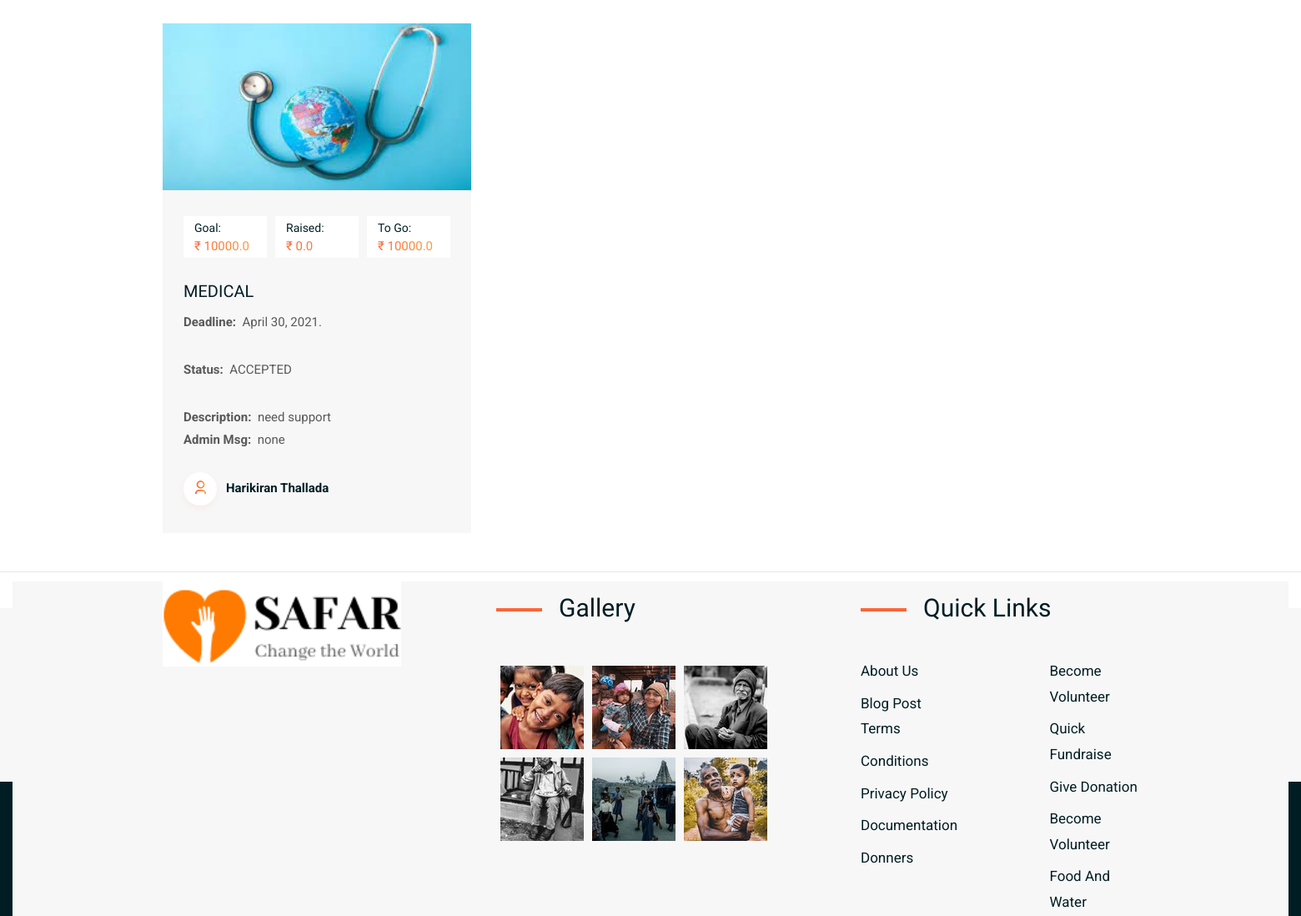
The page /profile (signed in, middle part) on the database as committed earlier.
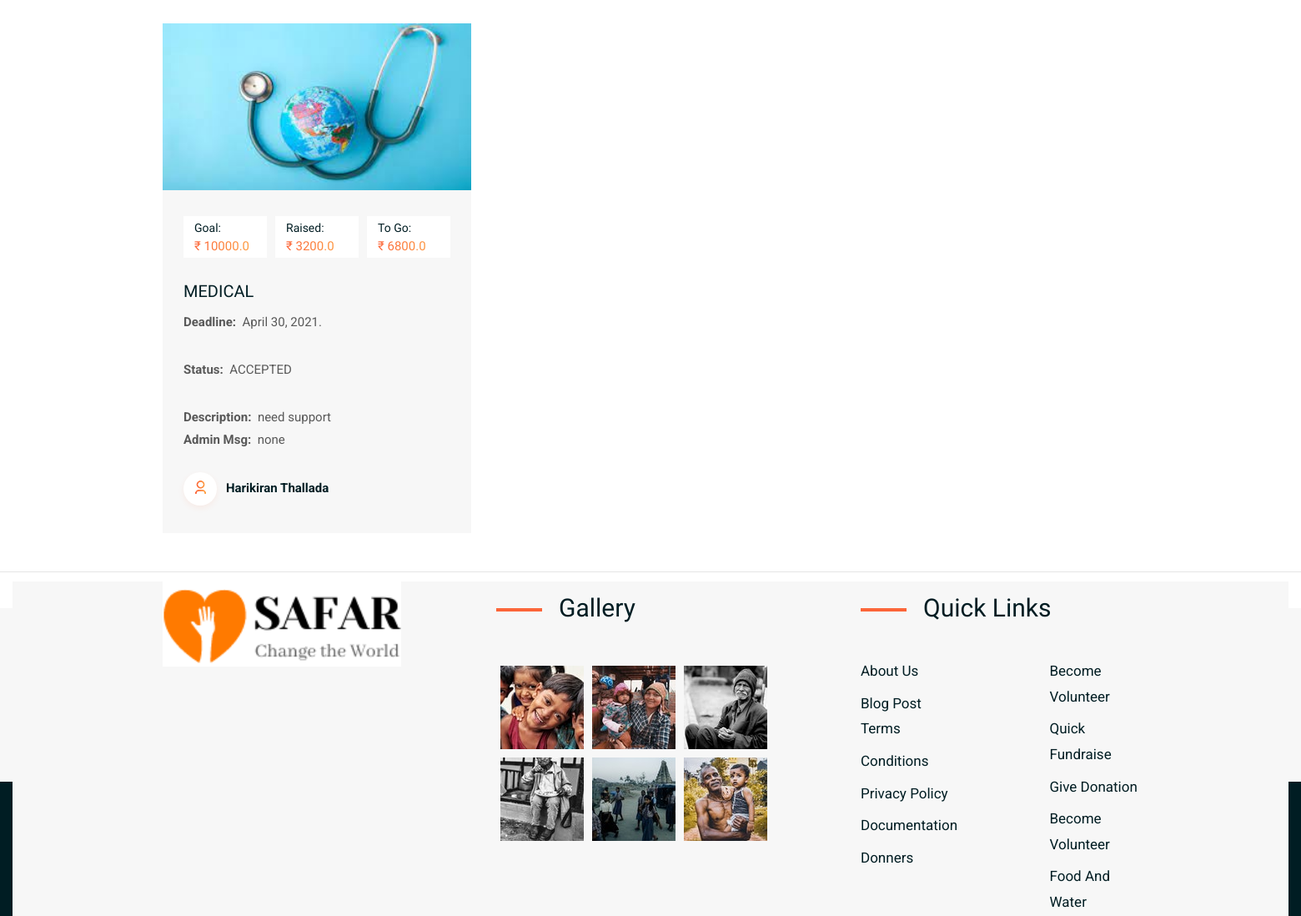
The same page on the database as committed later.
### fund/models.py (models this page shows, shortened)
class Request(models.Model):
    CATEGORY = (
        ('MEDICAL', 'MEDICAL'),
        ('LITERACY AND EDUCATION', 'LITERACY AND EDUCATION'),
        ('HUMAN RIGHTS', 'HUMAN RIGHTS'),
        ('PHYSICAL HELP', 'PHYSICAL HELP'),
        ('POVERTY', 'POVERTY'),
        ('OTHER', 'OTHER')
    )
    STATUS = (
        ('PENDING', 'PENDING'),
        ('ACCEPTED', 'ACCEPTED'),
        ('CANCELLED', 'CANCELLED'),
        ('COMPLETED', 'COMPLETED')
    )
    id = models.AutoField(primary_key=True)
    uuid = models.UUIDField(default=uuid.uuid4, editable=False)
    account_id = models.ForeignKey(Account, on_delete=models.CASCADE, null=True)
    request_category = models.CharField(max_length=50, default="OTHER", choices=CATEGORY)
    amount = models.FloatField(default=0)
    collected = models.FloatField(default=0)
    desc = models.CharField(max_length=200, default='No Description')
    identity_image = models.ImageField(upload_to=get_file_address, null=True, blank=True)
    image1 = models.ImageField(upload_to=get_file_address, null=True, blank=True)
    image2 = models.ImageField(upload_to=get_file_address, null=True, blank=True)
    deadline = models.DateField()
    status = models.CharField(max_length=50, default="PENDING", blank=True, choices=STATUS)
    pub_date = models.DateTimeField(default=now)
    admin_msg = models.CharField(max_length=200, default='none', null=True, blank=True)
    @property
    def remaining(self):
        rem = self.amount-self.collected
        return rem
    @property
    def dpimage(self):
        cat = self.request_category
        if cat == 'MEDICAL':
            img = '011'
        elif cat == 'LITERACY AND EDUCATION':
            img = '022'
        elif cat == 'HUMAN RIGHTS':
            img = '033'
        elif cat == 'PHYSICAL HELP':
            img = '044'
        elif cat == 'POVERTY':
            img = '055'
        elif cat == 'OTHER':
            img = '066'
        else:
            img = '077'
        return img

class Account(models.Model):
    username = models.OneToOneField(User, on_delete=models.CASCADE, null=True, blank=False)
    fullname = models.CharField(max_length=200)
    phone = models.CharField(max_length=12)
    email = models.CharField(max_length=200)
    def __str__(self):
        return str(self.fullname)

### fund/decoraters.py (the view)
        def wrapper_func(request, *args, **kwargs):
            group = None
            if request.user.groups.exists():
                group = request.user.groups.all()[0].name
                if group in allowed_roles:
                    return view_func(request, *args, **kwargs)
                elif group == 'Account':
                    params = {
                        'msg': group,
                        'way': 'causes'
                    }
                    return render(request, 'fund/access-deny.html', params)
                elif group == 'Admin':
                    params = {
                        'msg': group,
                        'way': 'Admin'
                    }
                    return render(request, 'fund/access-deny.html', params)

### fund/decoraters.py (called while the page is built)
def allowed_users(allowed_roles=[]):
    def decorator(view_func):
        def wrapper_func(request, *args, **kwargs):
            group = None
            if request.user.groups.exists():
                group = request.user.groups.all()[0].name
                if group in allowed_roles:
                    return view_func(request, *args, **kwargs)
                elif group == 'Account':
                    params = {
                        'msg': group,
                        'way': 'causes'
                    }
                    return render(request, 'fund/access-deny.html', params)
                elif group == 'Admin':
                    params = {
                        'msg': group,
                        'way': 'Admin'
                    }
                    return render(request, 'fund/access-deny.html', params)
        return wrapper_func
    return decorator

### fund/templates/fund/profile.html (shortened to what the changed rows need)
{% load static %}
<!DOCTYPE html>
<html lang="en">
<head>
    <link href="{% static 'bootstrap/css/bootstrap.min.css'%}" rel="stylesheet" type="text/css" />
    <link rel="stylesheet" type="text/css" href="{% static 'css/icofont.css' %}">
    <link rel="stylesheet" type="text/css" href="{% static 'css/elegantIcons.css' %}">
    <link rel="stylesheet" type="text/css" href="{% static 'css/animate.css' %}">
    <link rel="stylesheet" type="text/css" href="{% static 'css/aos.css' %}">
    <link rel="stylesheet" type="text/css" href="{% static 'css/jquery.fancybox.min.css' %}">
    <link rel="stylesheet" type="text/css" href="{% static 'css/slicknav.css' %}">
    <link rel="stylesheet" type="text/css" href="{% static 'css/swiper.min.css' %}">
    <link rel="stylesheet" type="text/css" href="{% static 'css/style.css' %}">
</head>
<body>
    <section class="">
      <div class="container">
      <div class="row">
        {% for request in requests %}
          <div class="col-md-6 col-lg-4">
            <div class="causes-item mb-30">
              <div class="thumb">
                <img src="{% static '/img/causes/'%}{{request.dpimage}}.jpg" alt="safar-HasTech" style="width: 370px; height: 200px;">
              </div>
              <div class="content">
                <ul class="donate-info">
                  <li class="info-item">
                    <span class="info-title">Goal:</span>
                    <p class="amount">₹ {{request.amount}}</p>
                  </li>
                  <li class="info-item">
                    <span class="info-title">Raised:</span>
                    <p class="amount">₹ {{request.collected}}</p>
                  </li>
                  <li class="info-item">
                    <span class="info-title">To Go:</span>
                    <p class="amount">₹ {{request.remaining}}</p>
                  </li>
                </ul>
                <h5 class="title"><a href="#">{{request.request_category}}</a></h5>
                <p><b>Deadline:&nbsp</b>&nbsp{{request.deadline}}.</p>
                <p><b>Status:&nbsp</b>&nbsp{{request.status}}</p>
                <span><b>Description: &nbsp</b>{{request.desc}}</span><br>
                <span><b>Admin Msg: &nbsp</b>{{request.admin_msg}}</span>
              </div>
              <div class="causes-footer">
                <div class="admin">
                  <h5><a href="#"><span class="icon-img"><img src="{% static 'img/icons/admin1.png'%}" alt="Icon"></span>{{request.account_id}}</a></h5>
                </div>
                </div>
            </div>
          </div>
        {% endfor %}
        </div>
      </div>
    </section><hr><br>
    <section class="funfact-area funfact-default-area">
      <div class="container">
        <div class="row row-gutter-0 funfact-items-style1">
          <div class="col-sm-6 col-md-4 funfact-item">
            <div class="inner-content">
              <div class="content">
                <div class="number">
                  <h2><span class="counter-animate">100</span>K</h2>
                </div>
              </div>
            </div>
          </div>
          <div class="col-sm-6 col-md-4 funfact-item">
            <div class="inner-content">
              <div class="content">
                <div class="number">
                  <h2><span class="counter-animate">100</span>M</h2>
                </div>
              </div>
            </div>
          </div>
          <div class="col-sm-6 col-md-4 funfact-item">
            <div class="inner-content">
              <div class="content">
                <div class="number">
                  <h2><span class="counter-animate">100</span>+</h2>
                </div>
              </div>
            </div>
          </div>
        </div>
      </div>
    </section>
</body>
</html>

Rows that differ between the two databases and show on the page:
changed Request "MEDICAL": collected "0.0" → "3200.0"; remaining "10000.0" → "6800.0"
